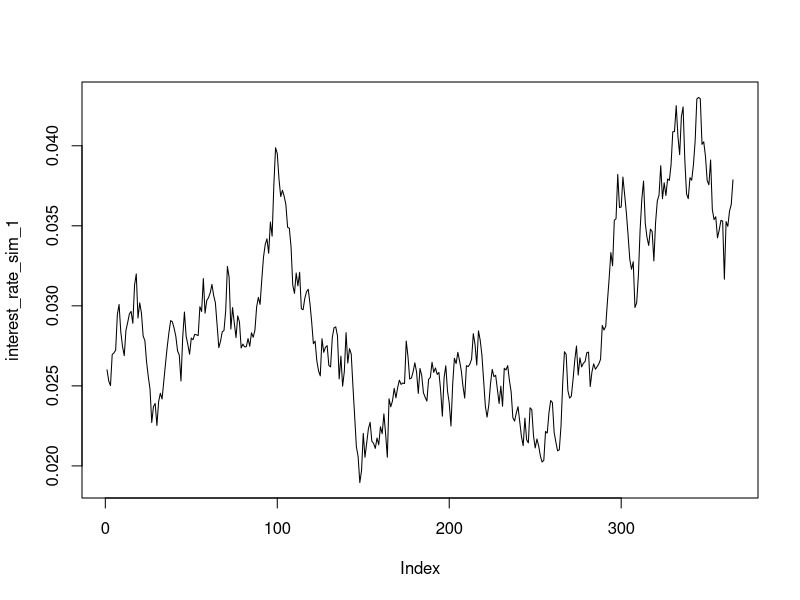
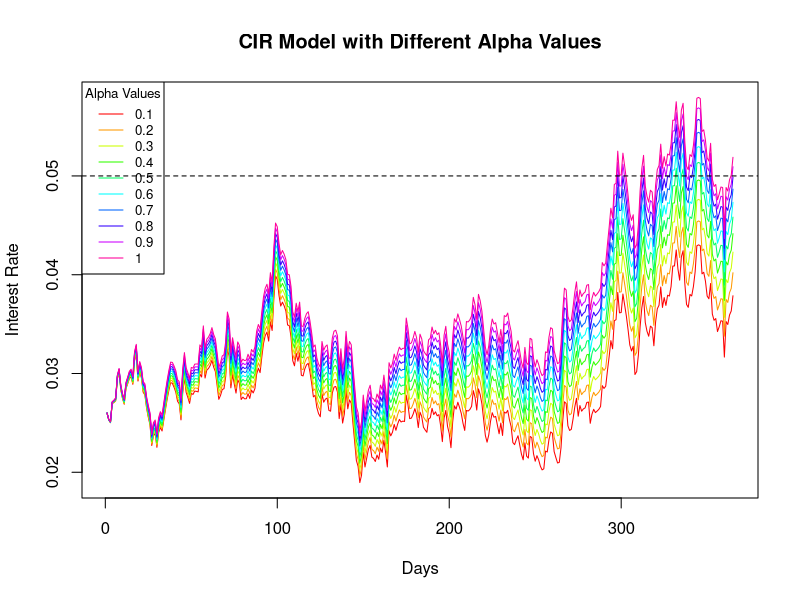

Here is the R script that generated these plots, in order:
#Simulation of Cox-Ingersoll-Ross interest rate model

#The CIR model is given as d(R(t)) = Alpha * (Beta - R(t)) * dt + Sigma * sqrt(R(t)) * dW(t)

#Setting Constants

alpha <- 0.1 #this is the speed of mean reversion
beta <- 0.05 #this is the long term interest rate
sigma <- 0.15
days <- 365
dt <- 1/days
initial_rate <- 0.026

set.seed(123)
random_variables <- rnorm(days)

interest_rate_sim_1 <- numeric()
interest_rate_sim_1[1] <- initial_rate

for (i in 1:(days-1)) {
  interest_rate_sim_1[i+1] <- max(interest_rate_sim_1[i] + (alpha * (beta - interest_rate_sim_1[i]) * dt + sigma * sqrt(interest_rate_sim_1[i]) * sqrt(dt) * random_variables[i]), 0)
}

plot(interest_rate_sim_1, type = 'l')

#Let's see how changing the alpha values affects the model 

alpha_seq <- seq(0.1, 1, by = 0.1)

alpha_test_matrix <- matrix(NA, nrow = days, ncol = length(alpha_seq))

for (j in 1:length(alpha_seq)) {
  alpha_test_matrix[1, j] <- initial_rate
  for (i in 1:(days-1)) {
    alpha_test_matrix[i+1, j] <- max(alpha_test_matrix[i, j] + (alpha_seq[j] * (beta - alpha_test_matrix[i, j]) * dt + sigma * sqrt(alpha_test_matrix[i, j]) * sqrt(dt) * random_variables[i]), 0)
  }
}

# Plot each column from alpha_test_matrix with different colors and labels
matplot(1:days, alpha_test_matrix, type = "l", col = rainbow(length(alpha_seq)), lty = 1, xlab = "Days", ylab = "Interest Rate", main = "CIR Model with Different Alpha Values")
legend("topleft", legend = as.character(alpha_seq), col = rainbow(length(alpha_seq)), lty = 1, cex = 0.8, title = "Alpha Values")
abline(h = beta, col = "black", lty = 2)





